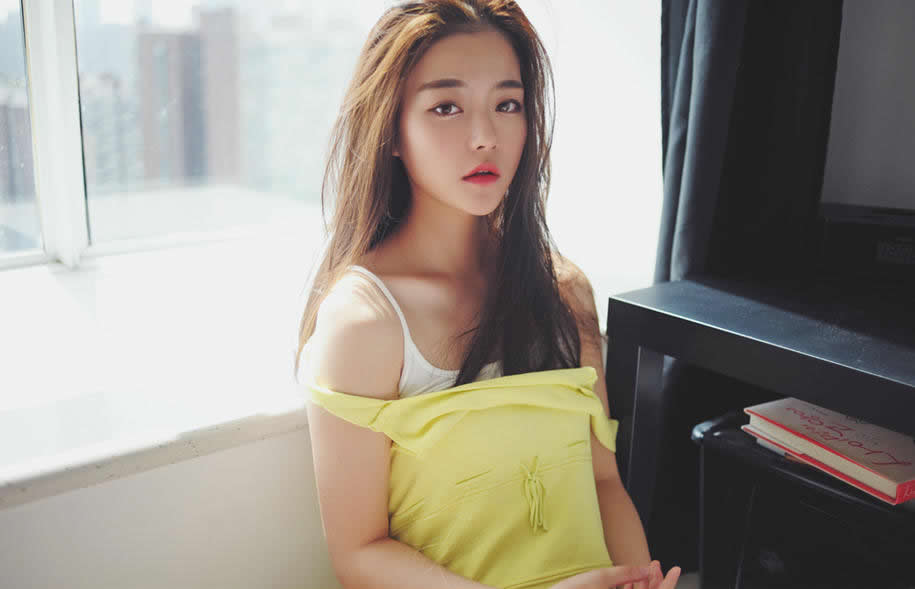
#> input picture finder/assets/test_mm.jpg, 915 x 589 px
$ python face_recognize.py   (Python 2 division)   (older library calls are emulated)
#> lines starting #> are read from the running program, lines starting #| are printed output that depends on the picture; after the words box and inside, x2 and y2 are one past the last pixel; in counts of white or black regions, pixels touching at a corner belong together
import cv2

image_path = "./assets/test_mm.jpg"
casc_path = "./assets/haarcascade_frontalface_default.xml"

# Create the haar cascade
face_cascade = cv2.CascadeClassifier(casc_path)

# Read the image
image = cv2.imread(image_path)
#> image is the input picture: shape (589, 915, 3); mean B, G, R 138.1, 147.2, 153.2
gray = cv2.cvtColor(image, cv2.COLOR_BGR2GRAY)
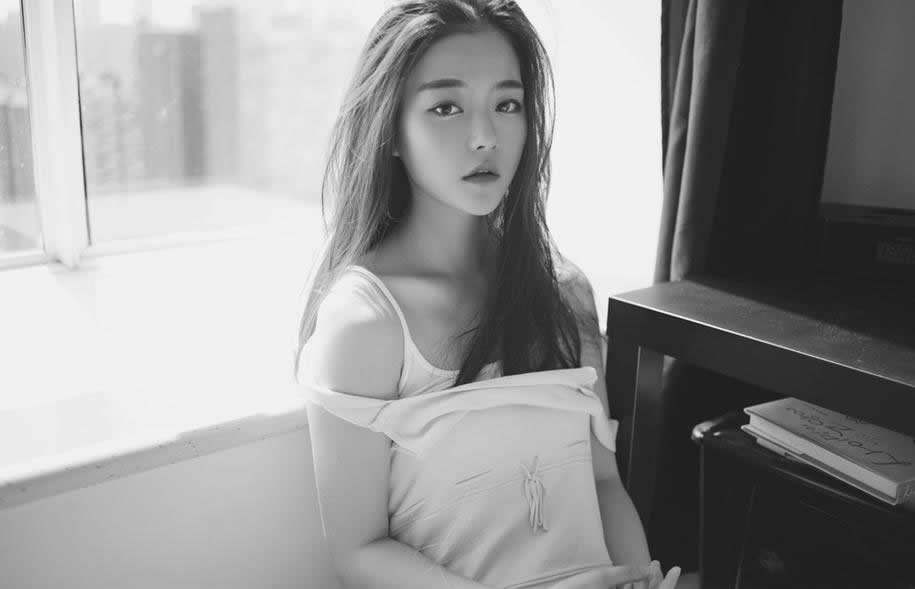
#> gray: shape (589, 915); min 16, max 255, mean 148


# Detect faces in the image
faces = face_cascade.detectMultiScale(
    gray,
    scaleFactor=1.1,
    minNeighbors=5,
    minSize=(30, 30),
    flags=cv2.cv.CV_HAAR_SCALE_IMAGE
)
#> faces = [[390, 46, 166, 166]]

print "Found {0} faces!".format(len(faces))
#| Found 1 faces!

# Draw a rectangle around the faces
for (x, y, w, h) in faces:
    cv2.rectangle(image, (x, y), (x+w, y+h), (0, 255, 0), 2)
#> this loop made 1 pass
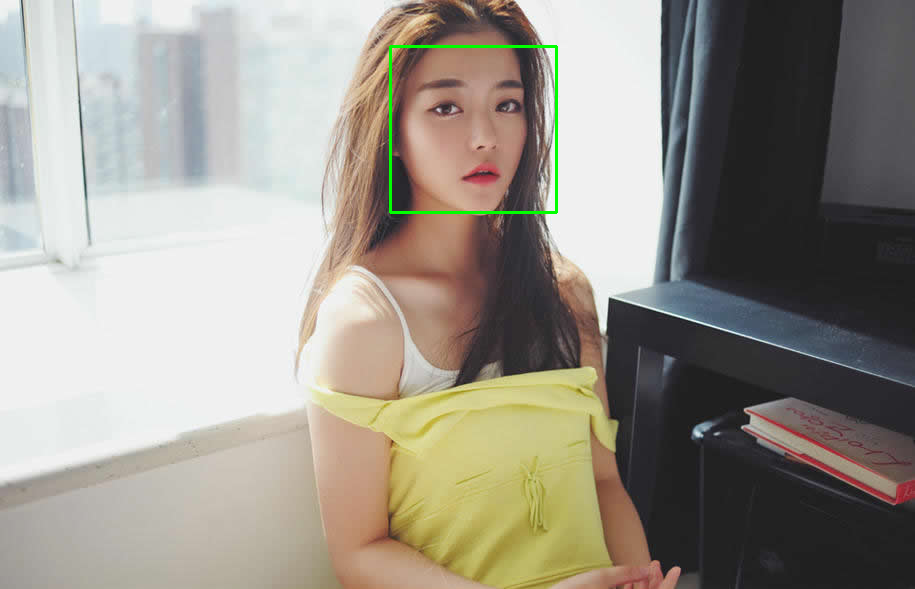
#> image: shape (589, 915, 3); 0.37% of pixels changed, all inside (x1, y1, x2, y2) = (389, 45, 558, 214)


cv2.imshow("Faces found", image)
cv2.waitKey(0)
